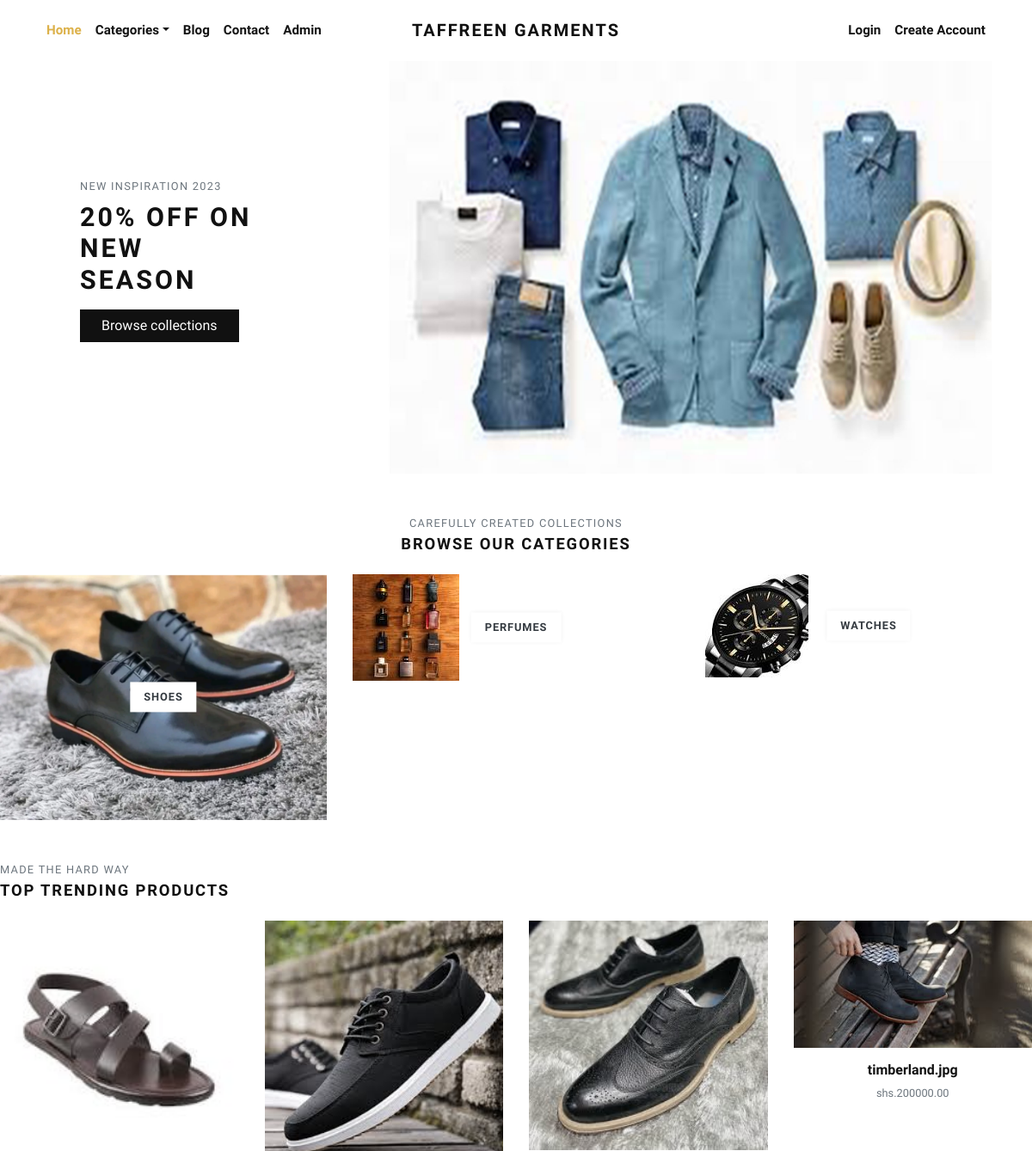
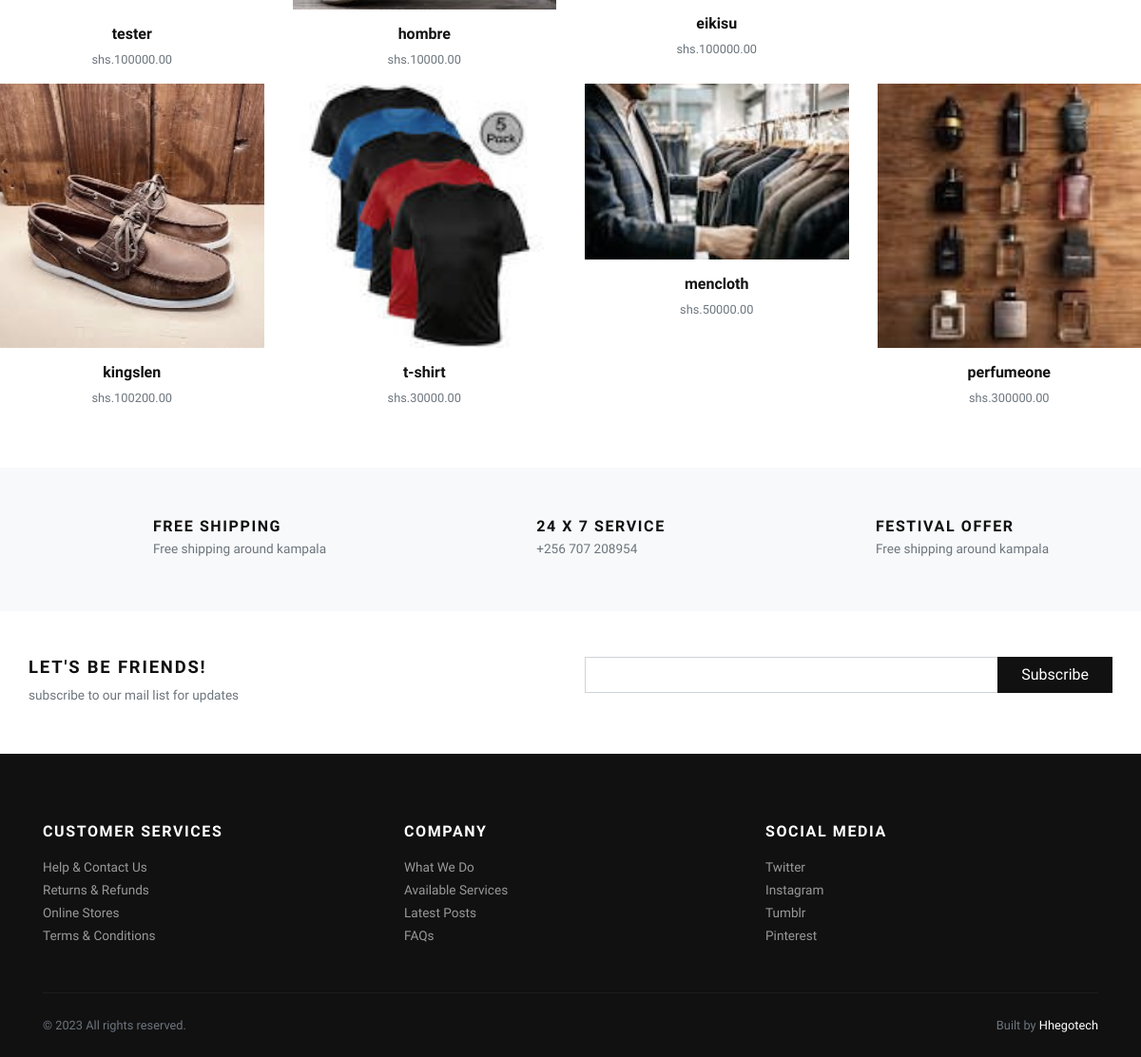
The page / on the database its author committed (2 pictures, top to bottom).
### store/models.py (models this page shows, shortened)
class Category(models.Model):
    title = models.CharField(max_length=50, verbose_name="Category Title")
    slug = models.SlugField(max_length=55, verbose_name="Category Slug")
    description = models.TextField(blank=True, verbose_name="Category Description")
    category_image = models.ImageField(upload_to='category', blank=True, null=True, verbose_name="Category Image")
    is_active = models.BooleanField(verbose_name="Is Active?")
    is_featured = models.BooleanField(verbose_name="Is Featured?")
    created_at = models.DateTimeField(auto_now_add=True, verbose_name="Created Date")
    updated_at = models.DateTimeField(auto_now=True, verbose_name="Updated Date")
    class Meta:
        verbose_name_plural = 'Categories'
        ordering = ('-created_at', )

class Product(models.Model):
    title = models.CharField(max_length=150, verbose_name="Product Title")
    slug = models.SlugField(max_length=160, verbose_name="Product Slug")
    sku = models.CharField(max_length=255, unique=True, verbose_name="Unique Product ID (SKU)", null=True)
    short_description = models.TextField(verbose_name="Short Description")
    popularity = models.PositiveIntegerField(default=0)
    detail_description = models.TextField(blank=True, null=True, verbose_name="Detail Description")
    product_image = models.ImageField(upload_to='product', blank=True, null=True, verbose_name="Product Image")
    price = models.DecimalField(max_digits=10, decimal_places=2)
    category = models.ForeignKey(Category, verbose_name="Product Categoy", on_delete=models.CASCADE)
    is_active = models.BooleanField(verbose_name="Is Active?")
    is_featured = models.BooleanField(verbose_name="Is Featured?")
    created_at = models.DateTimeField(auto_now_add=True, verbose_name="Created Date")
    updated_at = models.DateTimeField(auto_now=True, verbose_name="Updated Date")
    class Meta:
        verbose_name_plural = 'Products'
        ordering = ('-created_at', )

### store/views.py (the view)
# urls.py: path('', views.home, name="home"),
def home(request):
    categories = Category.objects.filter(is_active=True, is_featured=True)[:3]
    products = Product.objects.filter(is_active=True, is_featured=True)[:8]
    wishlist_count = 0
    form = SubscriptionForm(request.POST)
    if request.method == 'POST':  # Check if the form was submitted
        if form.is_valid():
            email = form.cleaned_data['email']
            return redirect('store:index')  # Redirect back to the index page
    else:
        form = SubscriptionForm()
    if request.user.is_authenticated:
        wishlist = Wishlist.objects.filter(user=request.user).first()
        if wishlist:
            products = wishlist.products.all()
            wishlist_count = products.count()
    context = {
        'categories': categories,
        'products': products,
        'wishlist_count': wishlist_count,
        'form': form,  # Include the form in the context
    }
    return render(request, 'store/index.html', context)

### templates/store/index.html (shortened to what this page needs)
{% extends 'base.html' %}
{% load static %}
      {% block content %}
      <div class="container">
        <section class="hero pb-3 bg-cover bg-center d-flex align-items-center" style="background: url('{% static "img/homepic.jpg" %}');
          <div class="container py-5">
            <div class="row px-4 px-lg-5">
              <div class="col-lg-6">
                <p class="text-muted small text-uppercase mb-2">New Inspiration 2023</p>
                <h1 class="h2 text-uppercase mb-3">20% off on new season</h1><a class="btn btn-dark" href="{% url 'store:all-categories' %}">Browse collections</a>
              </div>
            </div>
          </div>
        <section class="pt-5">
          <header class="text-center">
            <p class="small text-muted small text-uppercase mb-1">Carefully created collections</p>
            <h2 class="h5 text-uppercase mb-4">Browse our categories</h2>
          </header>
          <div class="row">
          {% if categories %}
            {% for category in categories %}
              <div class="col-md-4 mb-4 mb-md-0">
                <a class="category-item" href="{% url 'store:category-products' category.slug %}">
                  {% if category.category_image %}
                    <img class="img-fluid" src="{{ category.category_image.url }}" alt="{{ category.title }}">
                    {% else %}
                    <img class="img-fluid" src="{% static 'img/cat-img-1.jpg' %}" alt="{{ category.title }}">
                  {% endif %}
                  <strong class="category-item-title">{{ category.title }}</strong>
                </a>
              </div>
            {% endfor %}
          {% endif %}
          </div>
        </section>
        <section class="py-5">
          <header>
            <p class="small text-muted small text-uppercase mb-1">Made the hard way</p>
            <h2 class="h5 text-uppercase mb-4">Top trending products</h2>
          </header>
          <div class="row">
            {% if products %}
              {% for product in products %}
                <div class="col-xl-3 col-lg-4 col-sm-6">
                  <div class="product text-center">
                    <div class="position-relative mb-3">
                      <a class="d-block" href="{% url 'store:product-detail' product.slug %}">
                        {% if product.product_image %}
                          <img class="img-fluid w-100" src="{{ product.product_image.url }}" alt="{{product.title}}">
                        {% else %}
                          <img class="img-fluid w-100" src="{% static 'img/product-1.jpg' %}" alt="{{product.title}}">
                        {% endif %}
                      </a>
                    </div>
                    <h6> <a class="reset-anchor" href="detail.html">{{ product.title }}</a></h6>
                    <p class="small text-muted">shs.{{product.price}}</p>
                  </div>
                </div>
              {% endfor %}
            {% endif %}
          </div>
        </section>
        <section class="py-5 bg-light">
          <div class="container">
            <div class="row text-center">
              <div class="col-lg-4 mb-3 mb-lg-0">
                <div class="d-inline-block">
                  <div class="media align-items-end">
                    <svg class="svg-icon svg-icon-big svg-icon-light">
                      <use xlink:href="#delivery-time-1"> </use>
                    </svg>
                    <div class="media-body text-left ml-3">
                      <h6 class="text-uppercase mb-1">Free shipping</h6>
                      <p class="text-small mb-0 text-muted">Free shipping around kampala</p>
                    </div>
                  </div>
                </div>
              </div>
              <div class="col-lg-4 mb-3 mb-lg-0">
                <div class="d-inline-block">
                  <div class="media align-items-end">
                    <svg class="svg-icon svg-icon-big svg-icon-light">
                      <use xlink:href="#helpline-24h-1"> </use>
                    </svg>
                    <div class="media-body text-left ml-3">
                      <h6 class="text-uppercase mb-1">24 x 7 service</h6>
                      <p class="text-small mb-0 text-muted">+256 707 208954</p>
                    </div>
                  </div>
                </div>
              </div>
              <div class="col-lg-4">
                <div class="d-inline-block">
                  <div class="media align-items-end">
                    <svg class="svg-icon svg-icon-big svg-icon-light">
                      <use xlink:href="#label-tag-1"> </use>
                    </svg>
                    <div class="media-body text-left ml-3">
                      <h6 class="text-uppercase mb-1">Festival offer</h6>
                      <p class="text-small mb-0 text-muted">Free shipping around kampala</p>
                    </div>
                  </div>
                </div>
              </div>
            </div>
          </div>
        </section>
        <section class="py-5">
          <div class="container p-0">
            <div class="row">
              <div class="col-lg-6 mb-3 mb-lg-0">
                <h5 class="text-uppercase">Let's be friends!</h5>
                <p class="text-small text-muted mb-0">subscribe to our mail list for updates</p>
              </div>
              <div class="col-lg-6">
                <form method="post" action="{% url 'store:subscribe' %}">
                  <div class="input-group flex-column flex-sm-row mb-3">
                    {{ form.email }}
                    <div class="input-group-append">
                      <button class="btn btn-dark btn-block" id="button-addon2" type="submit">Subscribe</button>
                    </div>
                  </div>
                </form>
              </div>
            </div>
          </div>
        </section>
      </div>
      {% endblock content %}

### templates/base.html (shortened to what this page needs)
{% load static %}
<!DOCTYPE html>
<html>
  <head>
    <link rel="stylesheet" href="{% static 'vendor/bootstrap/css/bootstrap.min.css' %}">
    <link rel="stylesheet" href="{% static 'vendor/lightbox2/css/lightbox.min.css' %}">
    <link rel="stylesheet" href="{% static 'vendor/nouislider/nouislider.min.css' %}">
    <link rel="stylesheet" href="{% static 'vendor/bootstrap-select/css/bootstrap-select.min.css' %}">
    <link rel="stylesheet" href="{% static 'vendor/owl.carousel2/assets/owl.carousel.min.css' %}">
    <link rel="stylesheet" href="{% static 'vendor/owl.carousel2/assets/owl.theme.default.css' %}">
    <link rel="stylesheet" href="{% static 'css/style.default.css' %}" id="theme-stylesheet">
    <link rel="stylesheet" href="{% static 'css/custom.css' %}">
  </head>
  <body>
    <div class="page-holder">
      {% include 'navbar.html' %}
      {% block content %}
      {% endblock content %}
      {% include 'footer.html' %}
      {% include 'scripts.html' %}

### templates/navbar.html (shortened to what this page needs)
{% load static %}
      <header class="header bg-white">
        <div class="container px-0 px-lg-3">
          <nav class="navbar navbar-expand-lg navbar-light py-3 px-lg-0"><a class="navbar-brand" href="{% url 'store:home' %}"><span class="font-weight-bold text-uppercase text-dark">Taffreen Garments</span></a>
            <div class="collapse navbar-collapse" id="navbarSupportedContent">
              <ul class="navbar-nav mr-auto">
                <li class="nav-item">
                  <a class="nav-link active" href="{% url 'store:home' %}">Home</a>
                </li>
                <li class="nav-item dropdown"><a class="nav-link dropdown-toggle" id="pagesDropdown" href="#" data-toggle="dropdown" aria-haspopup="true" aria-expanded="false">Categories</a>
                </li>
                <li class="nav-item">
                  <a class="nav-link" href="{% url 'store:blog' %}">Blog</a>
                </li>
                <li class="nav-item">
                  <a class="nav-link" href="{% url 'store:contact_us' %}">Contact</a>
                </li>
                <li class="nav-item">
                  <a class="nav-link" href="{% url 'custom_admin:dashboard' %}">Admin</a>
                </li>
              </ul>
              <ul class="navbar-nav ml-auto">
                {% if request.user.is_authenticated %}
                  <li class="nav-item"><a class="nav-link" href="{% url 'store:cart' %}"> <i class="fas fa-dolly-flatbed mr-1 text-gray"></i>Cart<small class="text-gray">({{cart_items.count}})</small></a></li>
                  <li class="nav-item"><a class="nav-link" href="{% url 'store:view_wishlist' %}"> <i class="far fa-heart mr-1"></i><small class="text-gray"> (<span style="color: rgb(35, 170, 1);">{{ products|length }}</span>)</small></a></li>
                  {% comment %} <li class="nav-item"><a class="nav-link" href="#"> <i class="fas fa-user-alt mr-1 text-gray"></i>My Account</a></li> {% endcomment %}
                  <li class="nav-item dropdown"><a class="nav-link dropdown-toggle" id="pagesDropdown" href="#" data-toggle="dropdown" aria-haspopup="true" aria-expanded="false"><i class="fas fa-user-alt mr-1 text-gray"></i>My Account</a></a>
                  <div class="dropdown-menu mt-3" aria-labelledby="pagesDropdown">
                      <a class="dropdown-item border-0 transition-link" href="{% url 'store:profile' %}">Profile</a>
                      <a class="dropdown-item border-0 transition-link" href="{% url 'store:cart' %}">Cart</a>
                      <a class="dropdown-item border-0 transition-link" href="{% url 'store:orders' %}">Orders</a>
                      <a class="dropdown-item border-0 transition-link" href="{% url 'store:password-change' %}">Change Password</a>
                    <hr>
                    <a class="dropdown-item border-0 transition-link" href="{% url 'store:logout' %}">Log Out</a>
                </li>
                {% else %}
                  <li class="nav-item"><a class="nav-link" href="{% url 'store:login' %}">Login</a></li>
                  <li class="nav-item"><a class="nav-link" href="{% url 'store:register' %}">Create Account</a></li>
                {% endif %}
              </ul>
            </div>
          </nav>
        </div>
      </header>

### templates/footer.html
<footer class="bg-dark text-white">
        <div class="container py-4">
          <div class="row py-5">
            <div class="col-md-4 mb-3 mb-md-0">
              <h6 class="text-uppercase mb-3">Customer services</h6>
              <ul class="list-unstyled mb-0">
                <li><a class="footer-link" href="#">Help &amp; Contact Us</a></li>
                <li><a class="footer-link" href="#">Returns &amp; Refunds</a></li>
                <li><a class="footer-link" href="#">Online Stores</a></li>
                <li><a class="footer-link" href="#">Terms &amp; Conditions</a></li>
              </ul>
            </div>
            <div class="col-md-4 mb-3 mb-md-0">
              <h6 class="text-uppercase mb-3">Company</h6>
              <ul class="list-unstyled mb-0">
                <li><a class="footer-link" href="#">What We Do</a></li>
                <li><a class="footer-link" href="#">Available Services</a></li>
                <li><a class="footer-link" href="#">Latest Posts</a></li>
                <li><a class="footer-link" href="#">FAQs</a></li>
              </ul>
            </div>
            <div class="col-md-4">
              <h6 class="text-uppercase mb-3">Social media</h6>
              <ul class="list-unstyled mb-0">
                <li><a class="footer-link" href="#">Twitter</a></li>
                <li><a class="footer-link" href="#">Instagram</a></li>
                <li><a class="footer-link" href="#">Tumblr</a></li>
                <li><a class="footer-link" href="#">Pinterest</a></li>
              </ul>
            </div>
          </div>
          <div class="border-top pt-4" style="border-color: #1d1d1d !important">
            <div class="row">
              <div class="col-lg-6">
                <p class="small text-muted mb-0">&copy; 2023 All rights reserved.</p>
              </div>
              <div class="col-lg-6 text-lg-right">
                <p class="small text-muted mb-0">Built by <a class="text-white reset-anchor" href="https://www.hhegotech.com" target="_blank">Hhegotech</a></p>
              </div>
            </div>
          </div>
        </div>
      </footer>

### templates/scripts.html (shortened to what this page needs)
{% load static %}
      <link rel="stylesheet" href="https://use.fontawesome.com/releases/v5.7.1/css/all.css">
  </body>
</html>

### rows shown on the page
Category: title "SHOES"
Category: category_image (picture), title "PERFUMES"
Category: category_image (picture), title "WATCHES"
Product: product_image (picture), title "tester", price "100000.00"
Product: product_image (picture), title "hombre", price "10000.00"
Product: product_image (picture), title "eikisu", price "100000.00"
Product: product_image (picture), title "timberland.jpg", price "200000.00"
Product: product_image (picture), title "kingslen", price "100200.00"
Product: product_image (picture), title "t-shirt", price "30000.00"
Product: product_image (picture), title "mencloth", price "50000.00"
Product: product_image (picture), title "perfumeone", price "300000.00"
